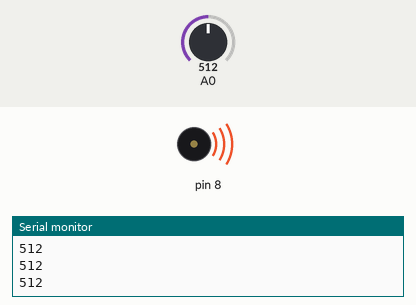
This sketch was run on a simulated Arduino Uno, built with avr-gcc and run on an emulated ATmega328P. Shown: buzzer (waves = sounding), the last lines printed to the serial monitor. Inputs (shaded band) come from the test bench; at power-on: A0 = 512.

Above: at 1.2 s.
1.3 s: A0 set to 496
At 2.0 s:
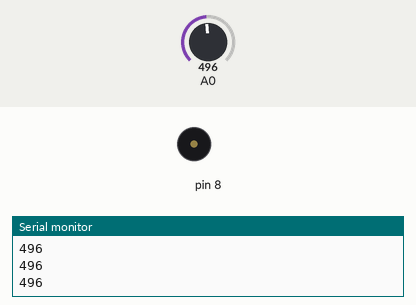
2.8 s: A0 set to 511
At 3.3 s:
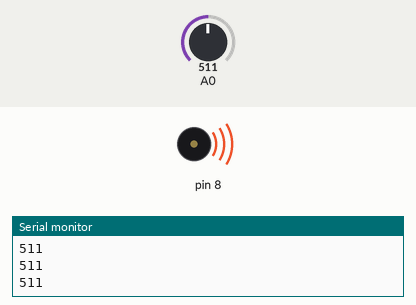
4.3 s: A0 set to 495
At 5.6 s:
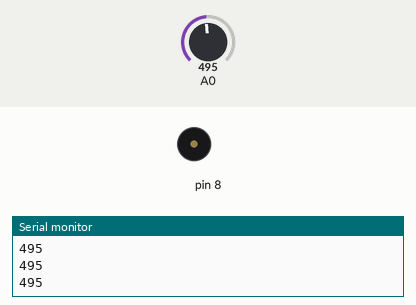
Timing chart, 0 to 7.3 s (numbered marks = the images above; inputs shaded):
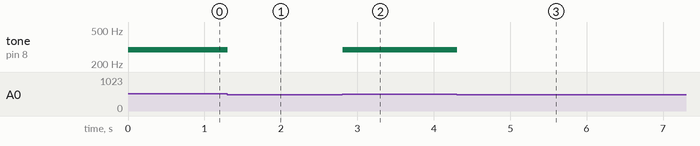

Measured:
- the behaviour switches between 505 and 504 on A0 (found by bisection; images 0 and 1)
- after the input at 1.3 s, tone on pin 8: 293 Hz → silent at once
- after the input at 2.8 s, tone on pin 8: silent → 293 Hz at once
- after the input at 4.3 s, tone on pin 8: 293 Hz → silent at once

The sketch:

keyboard.ino
```cpp
//======================================================================
// Controller code for a simple keyboard application
// Daniel Luoma, 2021
//======================================================================


int notes[] = {350, 330, 293, 261};

void setup() {
    Serial.begin(9600);
}

void loop() {
    int keyVal = analogRead(A0);
    Serial.println(keyVal);

    if(keyVal == 1023){
        tone(8, notes[0]);
    }

    else if(keyVal >= 990 && keyVal <= 1010){
        tone(8, notes[1]);
    }

    else if(keyVal >= 505 && keyVal <= 520){
        tone(8, notes[2]);
    }

    else if(keyVal >= 1 && keyVal <= 100){
        tone(8, notes[3]);
    }

    else {
        noTone(8);
    }
}
```
